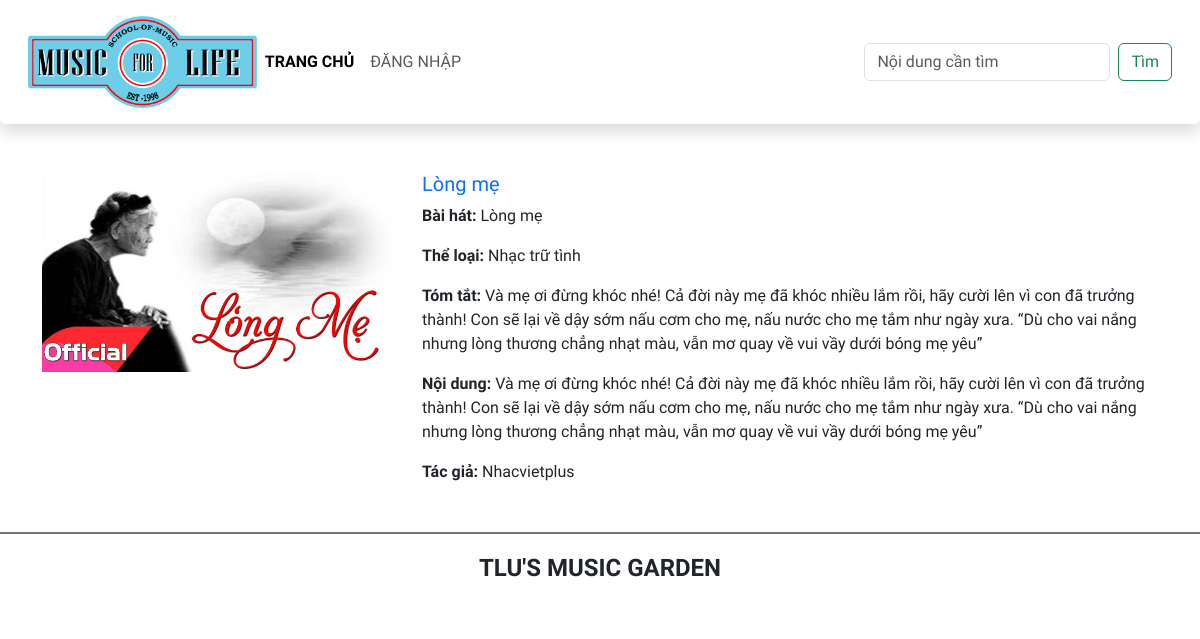
Screenshot of /detail.php?id=1 with the database file from the repository.
### tables this page shows
CREATE TABLE `baiviet` (
  `ma_bviet` int(10) UNSIGNED NOT NULL,
  `tieude` varchar(200) NOT NULL,
  `ten_bhat` varchar(100) NOT NULL,
  `ma_tloai` int(10) UNSIGNED NOT NULL,
  `tomtat` text NOT NULL,
  `noidung` text DEFAULT NULL,
  `ma_tgia` int(10) UNSIGNED NOT NULL,
  `ngayviet` datetime NOT NULL DEFAULT current_timestamp(),
  `hinhanh` varchar(200) DEFAULT NULL
);

CREATE TABLE `theloai` (
  `ma_tloai` int(10) UNSIGNED NOT NULL,
  `ten_tloai` varchar(50) NOT NULL,
  `SLBaiViet` int(10) UNSIGNED NOT NULL DEFAULT 0
);

CREATE TABLE `tacgia` (
  `ma_tgia` int(10) UNSIGNED NOT NULL,
  `ten_tgia` varchar(100) NOT NULL,
  `hinh_tgia` varchar(100) DEFAULT NULL
);

### includes/functions.php (called while the page is built, shortened)
<?php
function pdo(PDO $pdo, string $sql, array $arguments = null)
{
    if (!$arguments) {
        return $pdo->query($sql);
    }
    $statement = $pdo->prepare($sql);
    $statement->execute($arguments);
    return $statement->fetchAll();
}

### includes/inc_change_slug.php (called while the page is built)
<?php
if (!function_exists('create_slug')) {
    function create_slug($string)
    {
        $search = array(
            '#(à|á|ạ|ả|ã|â|ầ|ấ|ậ|ẩ|ẫ|ă|ằ|ắ|ặ|ẳ|ẵ)#',
            '#(è|é|ẹ|ẻ|ẽ|ê|ề|ế|ệ|ể|ễ)#',
            '#(ì|í|ị|ỉ|ĩ)#',
            '#(ò|ó|ọ|ỏ|õ|ô|ồ|ố|ộ|ổ|ỗ|ơ|ờ|ớ|ợ|ở|ỡ)#',
            '#(ù|ú|ụ|ủ|ũ|ư|ừ|ứ|ự|ử|ữ)#',
            '#(ỳ|ý|ỵ|ỷ|ỹ)#',
            '#(đ)#',
            '#(À|Á|Ạ|Ả|Ã|Â|Ầ|Ấ|Ậ|Ẩ|Ẫ|Ă|Ằ|Ắ|Ặ|Ẳ|Ẵ)#',
            '#(È|É|Ẹ|Ẻ|Ẽ|Ê|Ề|Ế|Ệ|Ể|Ễ)#',
            '#(Ì|Í|Ị|Ỉ|Ĩ)#',
            '#(Ò|Ó|Ọ|Ỏ|Õ|Ô|Ồ|Ố|Ộ|Ổ|Ỗ|Ơ|Ờ|Ớ|Ợ|Ở|Ỡ)#',
            '#(Ù|Ú|Ụ|Ủ|Ũ|Ư|Ừ|Ứ|Ự|Ử|Ữ)#',
            '#(Ỳ|Ý|Ỵ|Ỷ|Ỹ)#',
            '#(Đ)#',
            "/[^a-zA-Z0-9\-\_]/",
        );
        $replace = array(
            'a',
            'e',
            'i',
            'o',
            'u',
            'y',
            'd',
            'A',
            'E',
            'I',
            'O',
            'U',
            'Y',
            'D',
            '-',
        );
        $string = preg_replace($search, $replace, $string);
        $string = preg_replace('/(-)+/', '-', $string);
        $string = strtolower($string);
        return $string;
    }
}
?>

### detail.php (the view)
<?php include "./includes/header.php" ?>
</header>
<?php
    require './includes/database-connection.php';
    require './includes/functions.php';
    require './includes/inc_change_slug.php';
    $id = $_GET['id'];
    $sql = "SELECT baiviet.ma_bviet, baiviet.tieude, baiviet.ten_bhat,baiviet.tomtat, tacgia.ten_tgia, theloai.ten_tloai, baiviet.ngayviet, baiviet.hinhanh FROM baiviet JOIN tacgia ON baiviet.ma_tgia = tacgia.ma_tgia JOIN theloai ON baiviet.ma_tloai = theloai.ma_tloai WHERE baiviet.ma_bviet = '" . $id . "'";
    $result = pdo($pdo, $sql)->fetchAll();
    ?>
<main class="container mt-5">
    <div class="row mb-5">
        <div class="col-sm-4">
            <img src="images/songs/<?php echo !empty($result[0]['hinhanh']) ? $result[0]['hinhanh'] : (str_replace('-','',create_slug($result[0]['ten_bhat'])).".jpg")  ?>"
                class="img-fluid" alt="...">
        </div>
        <div class="col-sm-8">
            <h5 class="card-title mb-2">
                <a href="" class="text-decoration-none"><?php echo $result[0]['ten_bhat'] ?></a>
            </h5>
            <p class="card-text"><span class=" fw-bold">Bài hát: </span><?php echo $result[0]['ten_bhat'] ?></p>
            <p class="card-text"><span class=" fw-bold">Thể loại: </span><?php echo $result[0]['ten_tloai']?></p>
            <p class="card-text"><span class=" fw-bold">Tóm tắt: </span><?php echo $result[0]['tomtat'] ?></p>
            <p class="card-text"><span class=" fw-bold">Nội dung: </span><?php echo $result[0]['tomtat'] ?></p>
            <p class="card-text"><span class=" fw-bold">Tác giả: </span><?php echo $result[0]['ten_tgia'] ?></p>
        </div>
    </div>
</main>
<?php include "./includes/footer.php" ?>

### includes/header.php (shortened to what this page needs)
<!DOCTYPE html>
<html lang="en">
<head>
    <link href="https://cdn.jsdelivr.net/npm/bootstrap@5.3.0-alpha1/dist/css/bootstrap.min.css" rel="stylesheet">
    <link rel="stylesheet" href="css/style.css">
</head>
<body>
    <header>
        <nav class="navbar navbar-expand-lg bg-body-tertiary shadow p-3 bg-white rounded">
            <div class="container-fluid">
                <div class="my-logo">
                    <a class="navbar-brand" href="#">
                        <img src="images/logo2.png" alt="" class="img-fluid">
                    </a>
                </div>
                <div class="collapse navbar-collapse" id="navbarSupportedContent">
                <ul class="navbar-nav me-auto mb-2 mb-lg-0">
                    <li class="nav-item">
                    <a class="nav-link active" aria-current="page" href="./">Trang chủ</a>
                    </li>
                    <li class="nav-item">
                    <a class="nav-link" href="./login.php">Đăng nhập</a>
                    </li>
                </ul>
                <form class="d-flex" role="search">
                    <input class="form-control me-2" type="search" placeholder="Nội dung cần tìm" aria-label="Search">
                    <button class="btn btn-outline-success" type="submit">Tìm</button>
                </form>
                </div>
            </div>
        </nav>

### includes/footer.php (shortened to what this page needs)
<footer class="bg-white d-flex justify-content-center align-items-center border-top border-secondary  border-2" style="height:80px">
    <h4 class="text-center text-uppercase fw-bold">TLU's music garden</h4>
</footer>
</body>
</html>

### css/style.css (style rules this page uses)
body { font-family: "Numans", sans-serif !important; }
.bg-body-tertiary { background-color: #fff !important; }
.my-logo { max-width: 20%; }
.nav-link { text-transform: uppercase; }
.active { font-weight: bold; }

### rows the page displays
baiviet: ten_bhat "Lòng mẹ", theloai.ten_tloai "Nhạc trữ tình", tomtat "Và mẹ ơi đừng khóc nhé! Cả đời này mẹ đã khóc nhiều lắm rồi, hãy cười lên vì con đã trưởng thành! Con sẽ lại về dậy sớm nấu cơm cho mẹ, nấu nước cho mẹ tắm như ngày xưa. “Dù cho vai nắng nhưng lòng thương chẳng nhạt màu, vẫn mơ quay về vui vầy dưới bóng mẹ yêu”", tacgia.ten_tgia "Nhacvietplus"
